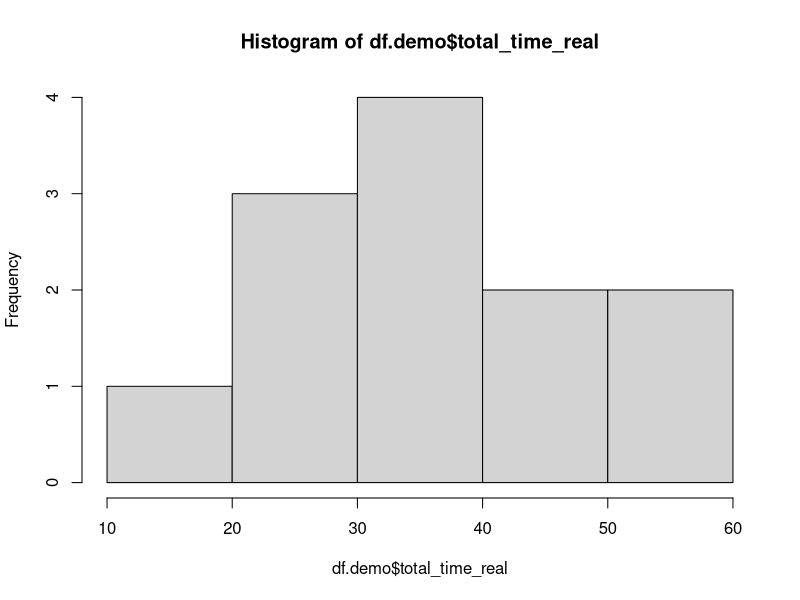
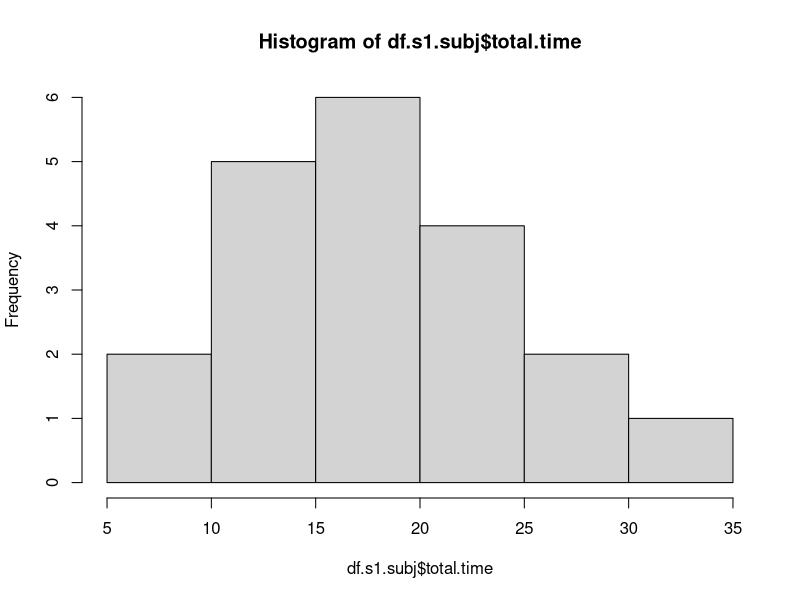
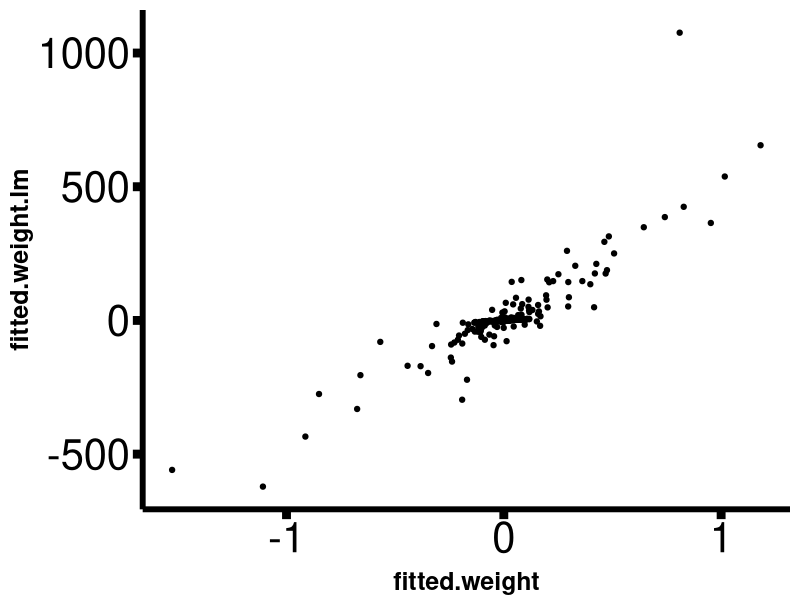
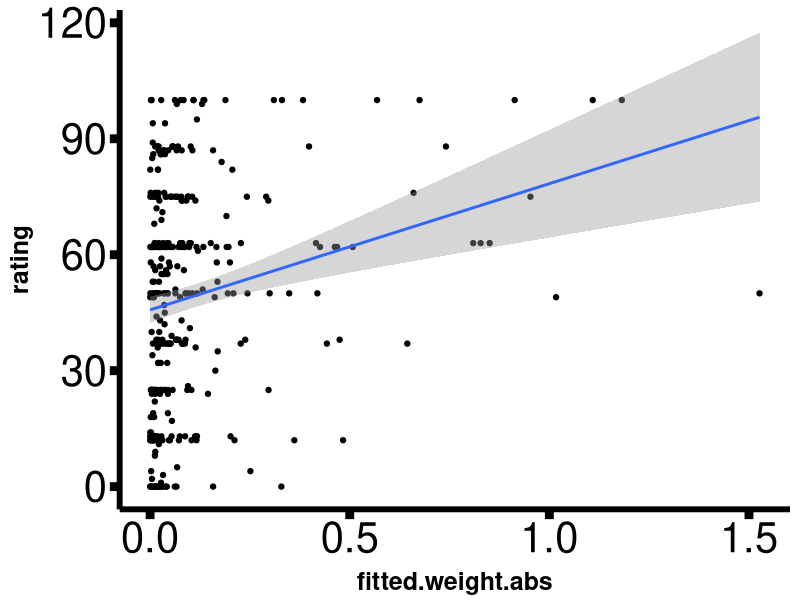
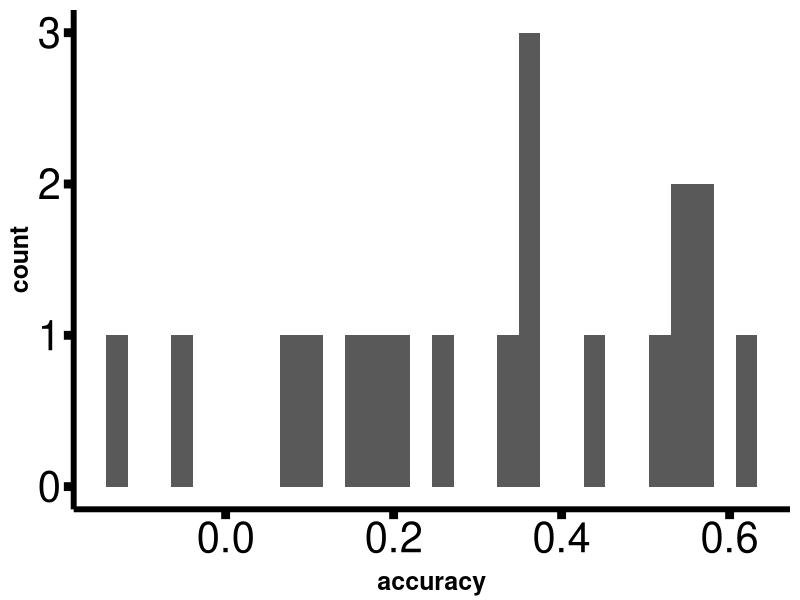

The R script that drew these images, in order: (Note: this script raises an error after producing the figures.)

# Setup -------------------------------------------------------------------
require(dplyr)
require(ggplot2)
require(lme4)
require(lmerTest)

theme_update(strip.background = element_blank(),
             panel.grid.major = element_blank(),
             panel.grid.minor = element_blank(),
             panel.background = element_blank(),
             plot.background = element_blank(),
             axis.text=element_text(size=30, colour = "black"),
             axis.title=element_text(size=18, face = "bold"),
             axis.title.x = element_text(vjust = 0),
             legend.title = element_text(size = 24, face = "bold"),
             legend.text = element_text(size = 20),
             plot.title = element_text(size = 26, face = "bold", vjust = 1),
             panel.margin = unit(1.0, "lines"), 
             plot.margin = unit(c(0.5,  0.5, 0.5, 0.5), "lines"),
             axis.line = element_line(colour = "black", size = 2),
             axis.ticks = element_line(color = 'black', size = 3),
             axis.ticks.length = unit(.25, 'cm')
)

theme_black = function(base_size = 12, base_family = "") {
  theme_grey(base_size = base_size, base_family = base_family) %+replace%
    theme(
      # Specify axis options
      axis.line = element_blank(),  
      axis.text.x = element_text(size = base_size*0.8, color = "white", lineheight = 0.9),  
      axis.text.y = element_text(size = base_size*0.8, color = "white", lineheight = 0.9),  
      axis.ticks = element_line(color = "white", size  =  0.2),  
      axis.title.x = element_text(size = base_size, color = "white", margin = margin(0, 10, 0, 0)),  
      axis.title.y = element_text(size = base_size, color = "white", angle = 90, margin = margin(0, 10, 0, 0)),  
      axis.ticks.length = unit(0.3, "lines"),   
      # Specify legend options
      legend.background = element_rect(color = NA, fill = "black"),  
      legend.key = element_rect(color = "white",  fill = "black"),  
      legend.key.size = unit(1.2, "lines"),  
      legend.key.height = NULL,  
      legend.key.width = NULL,      
      legend.text = element_text(size = base_size*0.8, color = "white"),  
      legend.title = element_text(size = base_size*0.8, face = "bold", hjust = 0, color = "white"),  
      legend.position = "right",  
      legend.text.align = NULL,  
      legend.title.align = NULL,  
      legend.direction = "vertical",  
      legend.box = NULL, 
      # Specify panel options
      panel.grid.major = element_blank(),
      panel.grid.minor = element_blank(),
      panel.background = element_blank(),
      panel.border = element_rect(fill = NA, color = "white"),  
      # Specify facetting options
      strip.background = element_rect(fill = "grey30", color = "grey10"),  
      strip.text.x = element_text(size = base_size*0.8, color = "white"),  
      strip.text.y = element_text(size = base_size*0.8, color = "white",angle = -90),  
      # Specify plot options
      plot.background = element_rect(color = "black", fill = "black"),  
      plot.title = element_text(size = base_size*1.2, color = "white"),  
      plot.margin = unit(rep(1, 4), "lines")
    )
}
se = function(x) {return(sd(x, na.rm = T) / sqrt(sum(!is.na(x))))}
as.string.vector = function(x) {
  return(strsplit(x,',')[[1]])
}
as.numeric.vector = function(x) {
  return(as.numeric(strsplit(x,',')[[1]]))
}
as.string = function(x) {
  return(paste(x, collapse = ','))
}
dodge <- position_dodge(width=0.9)

# Only works in RStudio -- otherwise you have to set the path manually
setwd(dirname(rstudioapi::getActiveDocumentContext()$path))

# Load data ---------------------------------------------------------------
df.demo.raw = read.csv('demo.csv', stringsAsFactors = F) %>% arrange(subject) %>% mutate(total_time_real = total_time / 60000)
df.s1.raw = read.csv('s1.csv', stringsAsFactors = F) %>% arrange(subject)
df.s2.raw = read.csv('s2.csv', stringsAsFactors = F) %>% arrange(subject)


# Do filtering ---------------------------------------------------------

df.demo = df.demo.raw %>% mutate(subject = factor(subject), subject.num = as.numeric(subject))
df.s1 = df.s1.raw %>% filter(practice == 0) %>% mutate(subject = factor(subject), subject.num = as.numeric(subject))
df.s2 = df.s2.raw %>% mutate(subject = factor(subject), subject.num = as.numeric(subject))


# Clean data --------------------------------------------------------------


ds.reversed = 6:10
mindfulness.reversed = c(3,4,7,8,9,13)
sk.reversed = c(4,5,6,7,8,9,10,11,12)

df.demo$decisionstyle = numeric(nrow(df.demo))
df.demo$mindfulness = numeric(nrow(df.demo))
df.demo$sk = numeric(nrow(df.demo))

for (i in 1:nrow(df.demo)) {
  ds = as.numeric.vector(df.demo$decisionstyle_responses[i])
  ds[ds.reversed] = 100 - ds[ds.reversed]
  df.demo$decisionstyle[i] = mean(ds)
  
  mindfulness = as.numeric.vector(df.demo$mindfulness_responses[i])
  mindfulness[mindfulness.reversed] = 100 - mindfulness[mindfulness.reversed]
  df.demo$mindfulness[i] = mean(mindfulness)
  
  sk = as.numeric.vector(df.demo$selfknowledge_responses[i])
  sk[sk.reversed] = 100 - sk[sk.reversed]
  df.demo$sk[i] = mean(sk)
}

df.demo = df.demo %>%
  mutate(choice.domain.fac = factor(choice_domain > median(choice_domain), c(F,T), c('Low', 'High')),
         decisionstyle.fac = factor(decisionstyle > median(decisionstyle), c(F,T), c('Low', 'High')),
         mindfulness.fac = factor(mindfulness > median(mindfulness), c(F,T), c('Low', 'High')),
         sk.fac = factor(sk > median(sk), c(F,T), c('Low', 'High')))

df.s1$choice.domain = numeric(nrow(df.s1))
df.s1$decisionstyle = numeric(nrow(df.s1))
df.s1$mindfulness = numeric(nrow(df.s1))
df.s1$sk = numeric(nrow(df.s1))

for (i in 1:nrow(df.s1)) {
  demo.row = as.character(df.demo$subject) == as.character(df.s1$subject[i])
  if (any(demo.row)) {
    df.s1$choice.domain[i] = df.demo$choice_domain[demo.row]
    df.s1$decisionstyle[i] = df.demo$decisionstyle[demo.row]
    df.s1$mindfulness[i] = df.demo$mindfulness[demo.row]
    df.s1$sk[i] = df.demo$sk[demo.row]
  } else {
    df.s1$choice.domain[i] = NA
    df.s1$decisionstyle[i] = NA
    df.s1$mindfulness[i] = NA
    df.s1$sk[i] = NA
  }
}

df.s1 = df.s1 %>%
  mutate(choice.domain.fac = factor(choice.domain > median(choice.domain, na.rm = T), c(F,T), c('Low', 'High')),
         decisionstyle.fac = factor(decisionstyle > median(decisionstyle, na.rm = T), c(F,T), c('Low', 'High')),
         mindfulness.fac = factor(mindfulness > median(mindfulness, na.rm = T), c(F,T), c('Low', 'High')),
         sk.fac = factor(sk > median(sk,na.rm = T), c(F,T), c('Low', 'High')))


df.s2$choice.domain = numeric(nrow(df.s2))
df.s2$decisionstyle = numeric(nrow(df.s2))
df.s2$mindfulness = numeric(nrow(df.s2))
df.s2$sk = numeric(nrow(df.s2))

for (i in 1:nrow(df.s2)) {
  demo.row = as.character(df.demo$subject) == as.character(df.s2$subject[i])
  if (any(demo.row)) {
    df.s2$choice.domain[i] = df.demo$choice_domain[demo.row]
    df.s2$decisionstyle[i] = df.demo$decisionstyle[demo.row]
    df.s2$mindfulness[i] = df.demo$mindfulness[demo.row]
    df.s2$sk[i] = df.demo$sk[demo.row]
  } else {
    df.s2$choice.domain[i] = NA
    df.s2$decisionstyle[i] = NA
    df.s2$mindfulness[i] = NA
    df.s2$sk[i] = NA
  }
}

df.s2 = df.s2 %>%
  mutate(choice.domain.fac = factor(choice.domain > median(choice.domain, na.rm = T), c(F,T), c('Low', 'High')),
         decisionstyle.fac = factor(decisionstyle > median(decisionstyle, na.rm = T), c(F,T), c('Low', 'High')),
         mindfulness.fac = factor(mindfulness > median(mindfulness, na.rm = T), c(F,T), c('Low', 'High')),
         sk.fac = factor(sk > median(sk,na.rm = T), c(F,T), c('Low', 'High')))


## Stage 1 choices
atts = c('Number of Bedrooms','Size of Garage','Amount of Crime in Neighborhood','Proximity to Parks','Proximity to Waterfront/Beaches',
         'Proximity to Cafes/Restaurants','Noise Pollution','Reputation of Closest School','Amount of Natural Light','Age of Building','Washer/Dryer','Size of Yard','Fireplace',
         'Central AC','Climate of Area','Hardwood Floors','Freshly Painted Exterior','Size of Home')

att.nums = 1:length(atts)
att.nums.str = as.character(att.nums)

atts.opt1 = paste0(atts,'.opt1')
atts.opt2 = paste0(atts,'.opt2')
atts.opt1.enclosed = paste0('`',atts.opt1,'`')
atts.opt2.enclosed = paste0('`',atts.opt2,'`')
atts.opt.diff = paste0(atts,'.diff')
atts.opt.diff.enclosed = paste0('`',atts.opt.diff,'`')

#df.s1.modeling = df.s1

df.s1[,atts.opt1] = NA
df.s1[,atts.opt2] = NA
#df.s1.modeling[,att.nums.str] = NA

df.avail.atts = data.frame(matrix(0,nrow = nrow(df.s1), ncol = length(atts)+1))
colnames(df.avail.atts) = c('subject.num', atts.opt1)
df.avail.atts$subject.num = df.s1$subject.num

for (i in 1:nrow(df.s1)) {
  cur.atts = as.string.vector(df.s1$attributes[i])
  cur.opt1.vals = as.string.vector(df.s1$opt1_values[i])
  cur.opt2.vals = as.string.vector(df.s1$opt2_values[i])
  
  cur.att.nums = numeric(length(cur.atts))
  for (j in 1:length(cur.atts)) {
    cur.att.nums[j] = which(cur.atts[j] == atts)
    df.s1[i,atts.opt1[cur.att.nums[j]]] = cur.opt1.vals[j]
    df.s1[i,atts.opt2[cur.att.nums[j]]] = cur.opt2.vals[j]
    df.avail.atts[i,atts.opt1[cur.att.nums[j]]] = 1
  }
  
  df.s1$att.nums[i] = as.string(cur.att.nums)
}

# clean up data
scale1 = c('None', 'Small', 'Medium', 'Large')
scale2 = c('Very Low', 'Low', 'Moderate', 'High', 'Very High')
scale3 = c('Very Bad', 'Bad', 'Moderate', 'Good', 'Very Good')
scale4 = c('Old', 'Medium', 'New')
scale5 = c('No', 'Yes')
scale6 = c('No natural light', 'A little natural light', 'Moderate natural light', 'A lot of natural light')
scale7 = c('Low', 'Medium', 'High')

for (i in 1:length(atts)) {
  cur.att.opt1 = paste0(atts[i],'.opt1')
  cur.att.opt2 = paste0(atts[i],'.opt2')
  
  if (atts[i] %in% c('Number of Bedrooms')) {
    df.s1[,cur.att.opt1] = as.numeric(df.s1[,cur.att.opt1])
    df.s1[,cur.att.opt2] = as.numeric(df.s1[,cur.att.opt2])
  } else if (atts[i] %in% c('Size of Home', 'Proximity to Parks', 'Proximity to Waterfront/Beaches', 'Proximity to Cafes/Restaurants')) {
    df.s1[,cur.att.opt1] = as.numeric(sub('\\ .*', '', df.s1[,cur.att.opt1]))
    df.s1[,cur.att.opt2] = as.numeric(sub('\\ .*', '', df.s1[,cur.att.opt2]))
  } else if (atts[i] %in% c('Amount of Crime in Neighborhood')) {
    df.s1[,cur.att.opt1] = as.numeric(factor(df.s1[,cur.att.opt1], scale2))
    df.s1[,cur.att.opt2] = as.numeric(factor(df.s1[,cur.att.opt2], scale2))
  } else if (atts[i] %in% c('Central AC', 'Fireplace', 'Hardwood Floors', 'Freshly Painted Exterior', 'Washer/Dryer')) {
    df.s1[,cur.att.opt1] = as.numeric(factor(df.s1[,cur.att.opt1], scale5))
    df.s1[,cur.att.opt2] = as.numeric(factor(df.s1[,cur.att.opt2], scale5))
  } else if (atts[i] %in% c('Size of Garage', 'Size of Yard')) {
    df.s1[,cur.att.opt1] = as.numeric(factor(df.s1[,cur.att.opt1], scale1))
    df.s1[,cur.att.opt2] = as.numeric(factor(df.s1[,cur.att.opt2], scale1))
  } else if (atts[i] %in% c('Age of Building')) {
    df.s1[,cur.att.opt1] = as.numeric(factor(df.s1[,cur.att.opt1], scale4))
    df.s1[,cur.att.opt2] = as.numeric(factor(df.s1[,cur.att.opt2], scale4))
  } else if (atts[i] %in% c('Amount of Natural Light')) {
    df.s1[,cur.att.opt1] = as.numeric(factor(df.s1[,cur.att.opt1], scale6))
    df.s1[,cur.att.opt2] = as.numeric(factor(df.s1[,cur.att.opt2], scale6))
  } else if (atts[i] %in% c('Reputation of Closest School', 'Climate of Area')) {
    df.s1[,cur.att.opt1] = as.numeric(factor(df.s1[,cur.att.opt1], scale3))
    df.s1[,cur.att.opt2] = as.numeric(factor(df.s1[,cur.att.opt2], scale3))
  } else if (atts[i] %in% c('Noise Pollution')) {
    df.s1[,cur.att.opt1] = as.numeric(factor(df.s1[,cur.att.opt1], scale7))
    df.s1[,cur.att.opt2] = as.numeric(factor(df.s1[,cur.att.opt2], scale7))
  }
}

# compute diffs
for (i in 1:length(atts)) {
  df.s1[,paste0(atts[i], '.diff')] = df.s1[,atts.opt2[i]] - df.s1[,atts.opt1[i]]
}

# normalize attribute values
df.s1.scaled = df.s1
for (i in df.s1$subject.num) {
  subj.rows = df.s1$subject.num == i
  df.s1.scaled[subj.rows, c(atts.opt1, atts.opt2, atts.opt.diff)] = scale(df.s1[subj.rows, c(atts.opt1, atts.opt2, atts.opt.diff)])
}

df.s1.scaled.nonan = df.s1.scaled
for (i in 1:ncol(df.s1.scaled)) {
  df.s1.scaled.nonan[is.na(df.s1.scaled.nonan[,i]),i] = 0
}

# Check out data ----------------------------------------------------------

hist(df.demo$total_time_real)

df.s1.subj = df.s1 %>% group_by(subject) %>%
  summarize(total.time = sum(rt) / 60000)
hist(df.s1.subj$total.time)
num.subj = nrow(df.s1.subj)

# run analysis!
formula = paste0('choice ~ ',
                 paste(atts.opt.diff.enclosed, collapse = " + "))
for (i in df.s1.scaled.nonan$subject.num) {
  cur.df.s1 = df.s1.scaled.nonan %>% filter(subject.num == i)
  m = glm(as.formula(formula), cur.df.s1, family = 'binomial')
  m.coefs = m$coefficients[-1]
  for (att in 1:length(m.coefs)) {
    df.s2$fitted.weight.lm[df.s2$subject.num == i & df.s2$attribute == atts[att]] = m.coefs[att]
  }
}

# get data for modeling ---------------------------------------------------

write.table(df.s1.scaled %>% select(subject.num, all_of(atts.opt1)), 'modeling_opts1.csv', row.names = F, col.names = F, sep = ",")
write.table(df.s1.scaled %>% select(subject.num, all_of(atts.opt2)), 'modeling_opts2.csv', row.names = F, col.names = F, sep = ",")
write.table(df.s1 %>% select(subject.num, choice) %>% mutate(choice = choice + 1), 'modeling_choice.csv', row.names = F, col.names = F, sep = ",")
write.table(df.avail.atts, 'modeling_avail_atts.csv', row.names = F, col.names = F, sep = ",")

# import modeling results -------------------------------------------------

df.fitted = read.csv('fitted_empirical_weights_priors.csv', header = F)
colnames(df.fitted) = atts

for (i in 1:nrow(df.s2)) {
  df.s2$fitted.weight[i] = df.fitted[df.s2$subject.num[i],df.s2$attribute[i]]
}

df.s2$fitted.weight.abs = abs(df.s2$fitted.weight)

df.s2.subj = df.s2 %>%
  group_by(subject) %>%
  summarize(accuracy = cor(fitted.weight.abs, rating))
for (i in 1:nrow(df.demo)) {
  df.demo$accuracy[i] = df.s2.subj$accuracy[as.character(df.s2.subj$subject) == as.character(df.demo$subject[i])]
}
df.s2.subj.split = df.s2 %>% mutate(trial_half = factor(trial < 9, c(F,T), c('First Half', 'Second Half'))) %>%
  group_by(subject, trial_half) %>%
  summarize(accuracy = cor(fitted.weight.abs, rating))


ggplot(df.s2, aes(x = fitted.weight, y = fitted.weight.lm)) +
  geom_point()
ggplot(df.s2, aes(x = fitted.weight.abs, y = rating)) +
  geom_point() +
  geom_smooth(method='lm')

m1 = lmer(fitted.weight.abs ~ rating + (rating | subject), data = df.s2)
summary(rePCA(m1))
m2 = lmer(fitted.weight.abs ~ rating + (1 | subject), data = df.s2)
summary(rePCA(m2))
summary(m2)

ggplot(df.s2.subj, aes(x = accuracy)) +
  geom_histogram()
ggplot(df.s2.subj, aes(x = trial_half, y = accuracy, color = subject, group = subject)) +
  geom_point() +
  geom_line() +
  guides(color = F, group = F)
m.retest = lmer()

# moderators --------------------------------------------------------------

ggplot(df.s2, aes(x = fitted.weight.abs, y = rating)) +
  geom_point() +
  geom_smooth(method='lm') +
  facet_wrap(~choice.domain.fac)
m.choicedomain = lmer(fitted.weight.abs ~ rating * choice.domain + (1 | subject), data = df.s2)
summary(m.choicedomain)

ggplot(df.demo, aes(x = choice_domain, y = accuracy)) +
  geom_point() +
  geom_smooth(method='lm')
m.choicedomain2 = lm(accuracy ~ choice_domain, data = df.demo)
summary(m.choicedomain2)


ggplot(df.demo, aes(x = decisionstyle, y = accuracy)) +
  geom_point() +
  geom_smooth(method='lm')
m.ds = lm(accuracy ~ decisionstyle, data = df.demo)
summary(m.ds)


ggplot(df.demo, aes(x = mindfulness, y = accuracy)) +
  geom_point() +
  geom_smooth(method='lm')
m.mindfulness = lm(accuracy ~ mindfulness, data = df.demo)
summary(m.mindfulness)



ggplot(df.demo, aes(x = sk, y = accuracy)) +
  geom_point() +
  geom_smooth(method='lm')
m.mods = lm(accuracy ~ decisionstyle + mindfulness + sk, data = df.demo)
summary(m.mods)

ggplot(df.demo, aes(x = decisionstyle, y = mindfulness)) +
  geom_point() +
  geom_smooth(method='lm')
ggplot(df.demo, aes(x = sk, y = mindfulness)) +
  geom_point() +
  geom_smooth(method='lm')
ggplot(df.demo, aes(x = decisionstyle, y = sk)) +
  geom_point() +
  geom_smooth(method='lm')


# save data ---------------------------------------------------------------

save.image('analysis.rdata')
